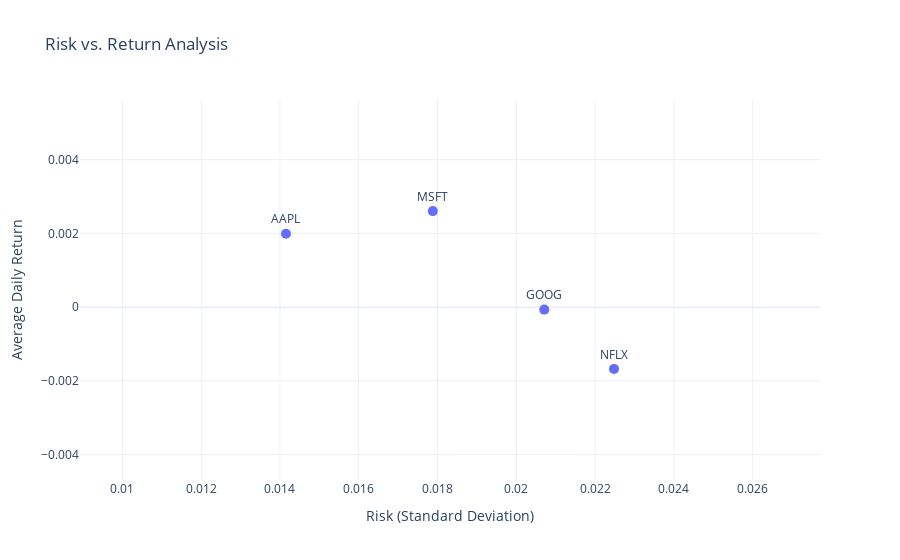

Write notebook code for a chart like this one.
### Code cell
daily_returns = pivot_data.pct_change().dropna()

# Recalculating average daily return and standard deviation (risk)
avg_daily_return = daily_returns.mean()
risk = daily_returns.std()

# Creating a DataFrame for plotting
risk_return_df = pd.DataFrame({'Risk': risk, 'Average Daily Return': avg_daily_return})

fig = go.Figure()

# Add scatter plot points
fig.add_trace(go.Scatter(
    x=risk_return_df['Risk'],
    y=risk_return_df['Average Daily Return'],
    mode='markers+text',
    text=risk_return_df.index,
    textposition="top center",
    marker=dict(size=10)
))

# Update layout
fig.update_layout(
    title='Risk vs. Return Analysis',
    xaxis_title='Risk (Standard Deviation)',
    yaxis_title='Average Daily Return',
    showlegend=False
)

# Show the plot
fig.show()

### Figure 1 — Plotly figure (JSON) as saved in the notebook; plotly's stock layout.template omitted (floating-point values rounded to 4 significant figures)
{"data": [{"marker": {"size": 10}, "mode": "markers+text", "text": ["AAPL", "GOOG", "MSFT", "NFLX"], "textposition": "top center", "type": "scatter", "x": [0.01415, 0.02071, 0.01788, 0.02248], "y": [0.001991, -6.681e-05, 0.002606, -0.001676]}], "layout": {"autosize": true, "showlegend": false, "title": {"text": "Risk vs. Return Analysis"}, "xaxis": {"autorange": false, "range": [0.008923, 0.02771], "title": {"text": "Risk (Standard Deviation)"}, "type": "linear"}, "yaxis": {"autorange": false, "range": [-0.004691, 0.005621], "title": {"text": "Average Daily Return"}, "type": "linear"}}}
